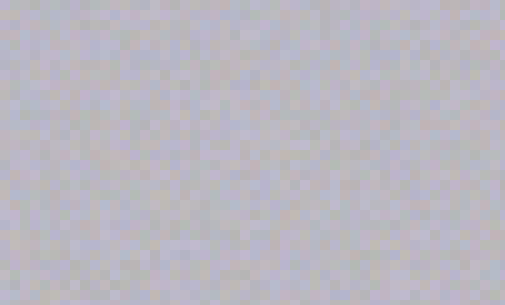
Frame 1 (no input)
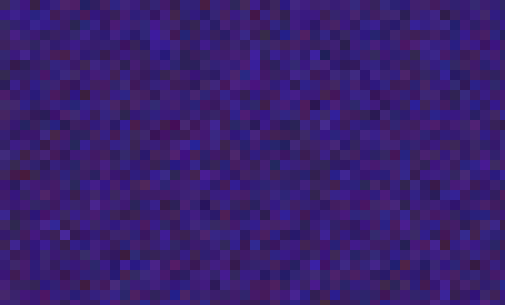
Frame 60 (the mouse pressed at the canvas centre just before this capture)
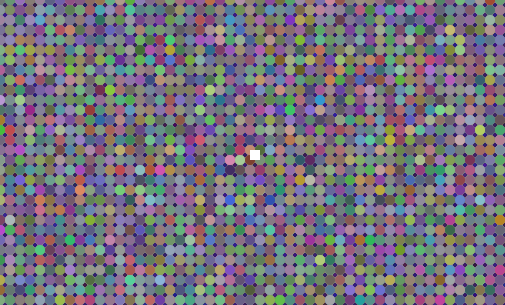
Frame 120 (the mouse held since frame 60 and released just before this capture)

The Processing sketch that drew these frames (run headless with seeded random() and noise(); from frame 60 on, the mouse is pressed at the canvas centre):

// Processing sketch: processing_84061
// ── processing_84061.pde

int blocksize;

void setup() {

size(505,305);
  blocksize = 10;
  noStroke();
}

void draw() {
  for(int y=0; y<height; y+=blocksize) {
    for(int x=0; x<width;x+=blocksize) {
      if (mousePressed){
        
        //fons rodones
        fill(random(255),random(255), random(255), 80);
        ellipse(x,y,blocksize,blocksize);
        
        //rectangle moviment permanent
        int specialX = mouseX - (mouseX % blocksize);
        int specialY = mouseY - (mouseY % blocksize);
        fill(#ffffff);
        rect(specialX, specialY, blocksize,blocksize);
        
      }else{
        //La gracieta, como no.
        if (keyPressed){
          background (255);
          text("LUIS", random(255), random(255), 90);
          text("MAQUINERO", random(255), random(255), 80);
          textAlign(LEFT);
          textSize(75);
        }
        
        //normal
        fill(random(115),random(0,64), random(223), 30);
        rect(x,y,blocksize,blocksize);
      }
    }
  }
}
